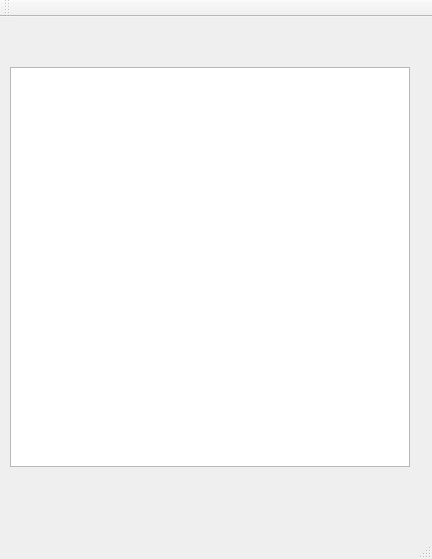
<?xml version="1.0" encoding="UTF-8"?>
<ui version="4.0">
 <class>MainWindow</class>
 <widget class="QMainWindow" name="MainWindow">
  <property name="geometry">
   <rect>
    <x>0</x>
    <y>0</y>
    <width>432</width>
    <height>559</height>
   </rect>
  </property>
  <property name="windowTitle">
   <string>MainWindow</string>
  </property>
  <widget class="QWidget" name="centralWidget">
   <widget class="QGraphicsView" name="graphicsView">
    <property name="geometry">
     <rect>
      <x>10</x>
      <y>50</y>
      <width>400</width>
      <height>400</height>
     </rect>
    </property>
   </widget>
  </widget>
  <widget class="QMenuBar" name="menuBar">
   <property name="geometry">
    <rect>
     <x>0</x>
     <y>0</y>
     <width>432</width>
     <height>21</height>
    </rect>
   </property>
  </widget>
  <widget class="QToolBar" name="mainToolBar">
   <attribute name="toolBarArea">
    <enum>TopToolBarArea</enum>
   </attribute>
   <attribute name="toolBarBreak">
    <bool>false</bool>
   </attribute>
  </widget>
  <widget class="QStatusBar" name="statusBar"/>
 </widget>
 <layoutdefault spacing="6" margin="11"/>
 <resources/>
 <connections/>
</ui>
